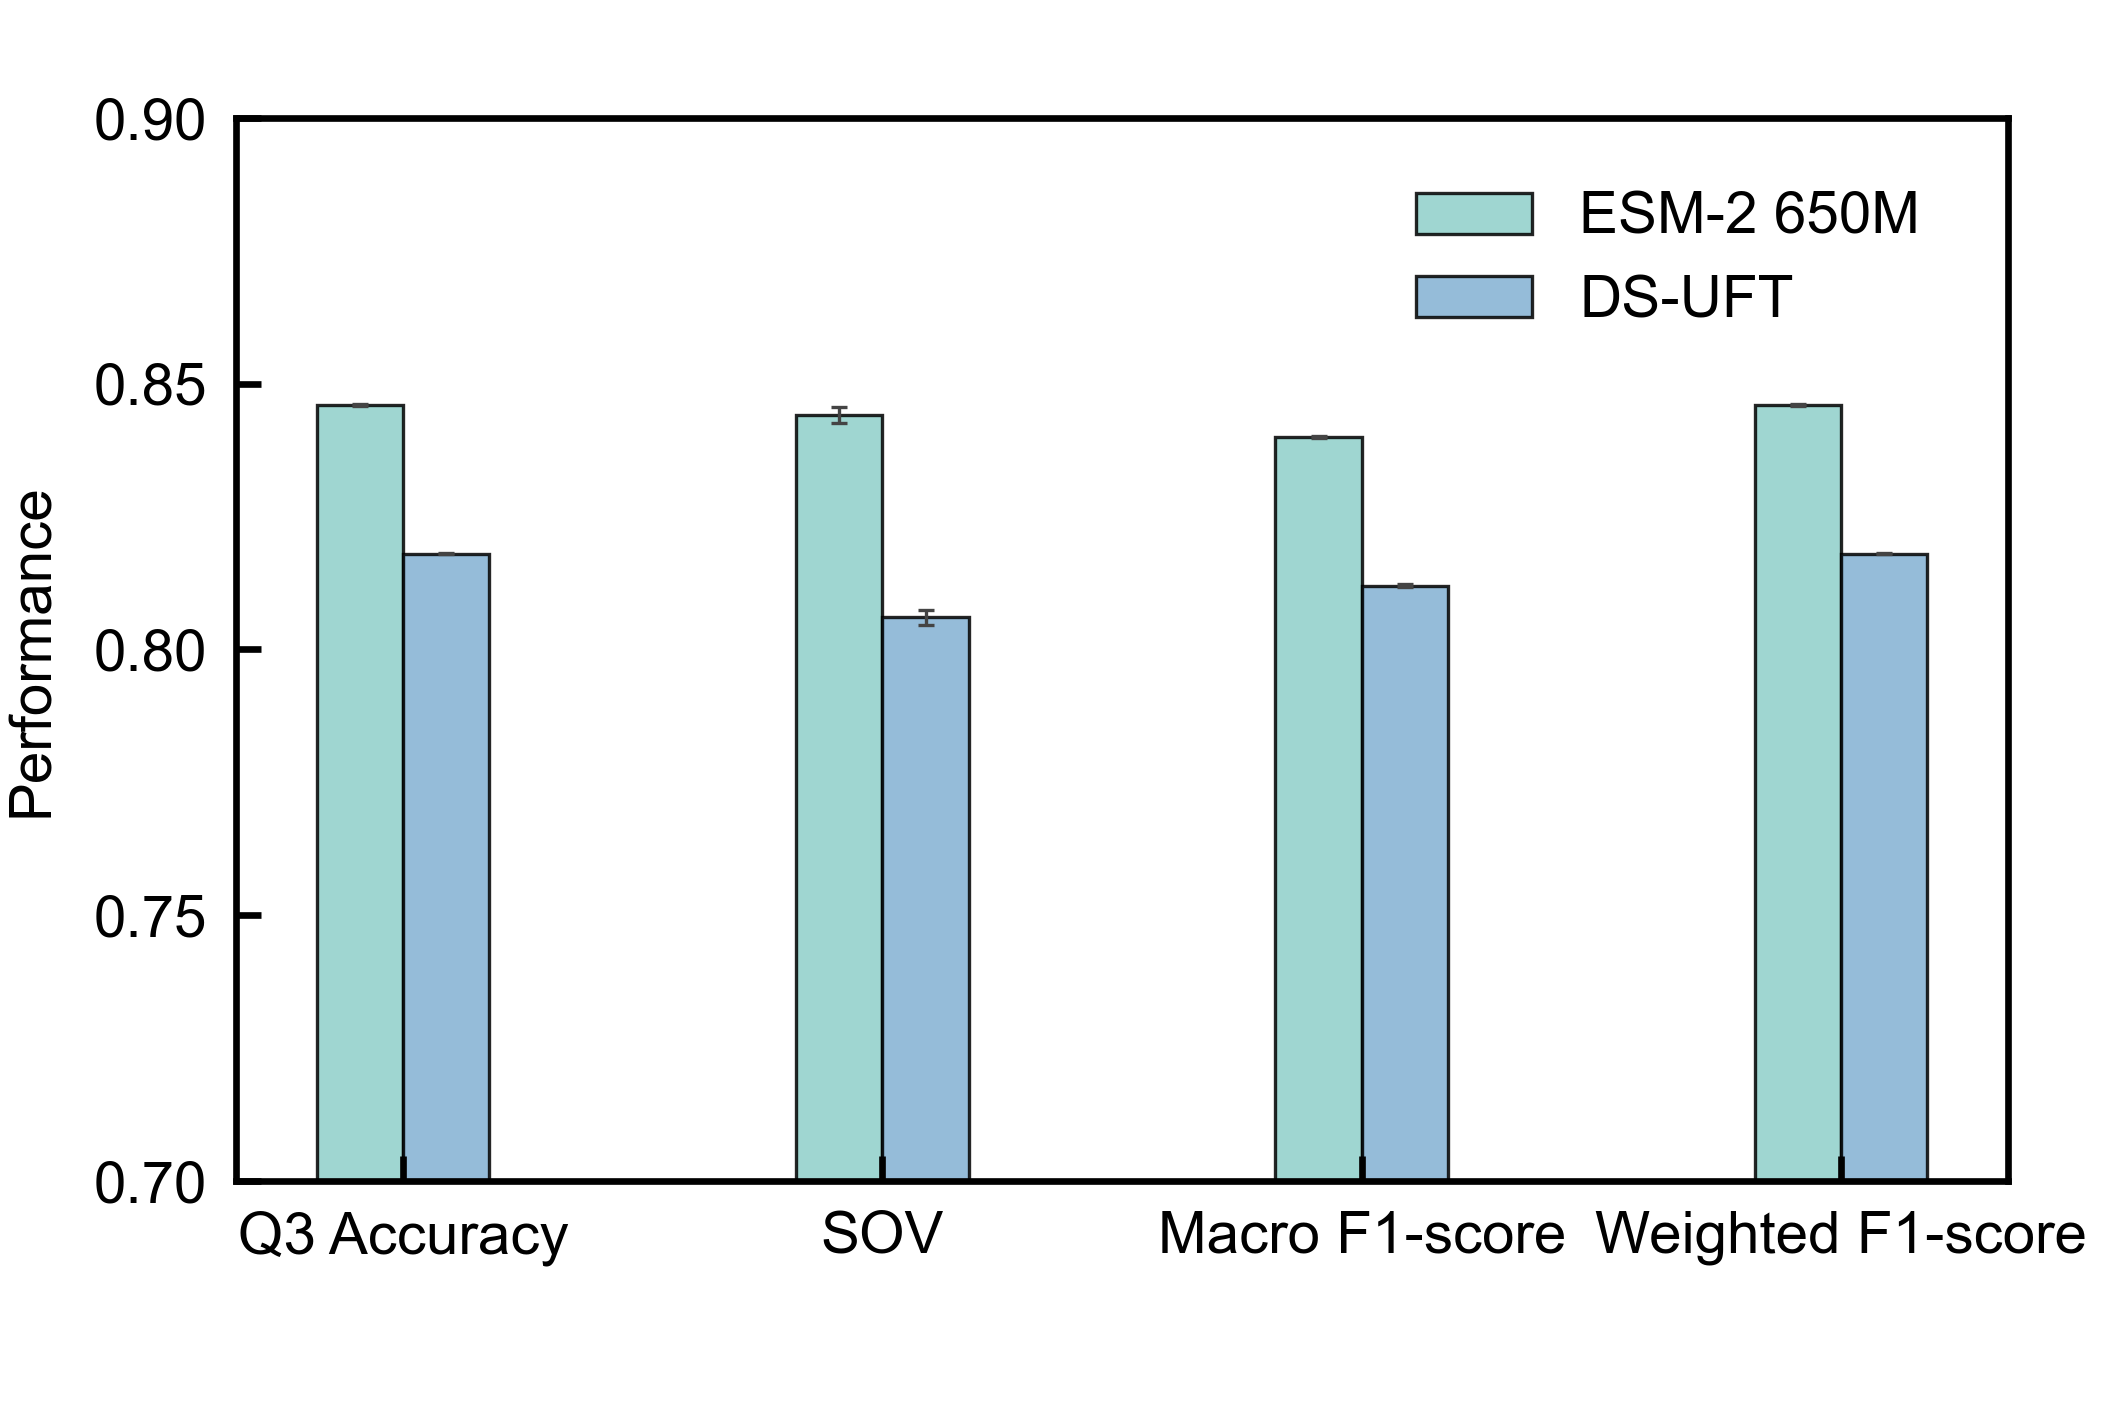

This figure's Python source:
import pandas as pd
import matplotlib.pyplot as plt
import numpy as np
from matplotlib import rcParams
import matplotlib.ticker as ticker

# ===== 统一样式配置 =====
FONT_FAMILY = 'Arial'
FONT_SIZE_TICKS_X = 7
FONT_SIZE_TICKS_Y = 7
FONT_SIZE_LABELS = 7
FONT_SIZE_TITLE = 7
FONT_SIZE_LEGEND = 6
AXIS_COLOR = 'black'
AXIS_WIDTH = 0.8  # 边框线宽
DPI = 600
CM_TO_INCH = 0.393701  # 厘米转英寸的换算系数

# ===== 固定图片和绘图框尺寸 (centimeters) =====
FIGURE_SIZE_CM = (9, 6)  # 图片大小 (width, height) in centimeters
FIGURE_SIZE = (FIGURE_SIZE_CM[0] * CM_TO_INCH, FIGURE_SIZE_CM[1] * CM_TO_INCH)  # 转换为英寸

# 固定绘图框尺寸 (centimeters)
AXIS_SIZE_CM = (7.5, 4.5)  # 绘图框的宽和高 (width, height) in centimeters
AXIS_SIZE = (AXIS_SIZE_CM[0] * CM_TO_INCH, AXIS_SIZE_CM[1] * CM_TO_INCH)  # 转换为英寸

# 固定边距 (centimeters)
MARGIN_LEFT_CM = 1.0
MARGIN_RIGHT_CM = 0.5
MARGIN_BOTTOM_CM = 1.0
MARGIN_TOP_CM = 0.5

# 转换为英寸
MARGIN_LEFT = MARGIN_LEFT_CM * CM_TO_INCH
MARGIN_RIGHT = MARGIN_RIGHT_CM * CM_TO_INCH
MARGIN_BOTTOM = MARGIN_BOTTOM_CM * CM_TO_INCH
MARGIN_TOP = MARGIN_TOP_CM * CM_TO_INCH

# 柱状图边框粗细
BAR_EDGE_WIDTH = 0.4
ERROR_BAR_LINEWIDTH = 0.4  # error bar 线粗细
ERROR_BAR_CAP_THICK = 0.4  # error bar 帽子粗细
ERROR_BAR_CAP_SIZE = 1  # error bar 帽子尺寸

# 配置PDF保存时嵌入字体, 确保所有文本颜色都是纯黑
rcParams['pdf.fonttype'] = 42
rcParams['ps.fonttype'] = 42
rcParams['text.color'] = 'black'
rcParams['axes.labelcolor'] = 'black'
rcParams['xtick.color'] = 'black'
rcParams['ytick.color'] = 'black'
rcParams['axes.edgecolor'] = 'black'

# =========================
# 1. 构建数据
# =========================
# data = {
#     "Metric": ["Q3_Accuracy", "SOV", "Macro_F1-score", "Weighted_F1-score"],
#     "ESM-2 650M All": ["0.830±0.0004","0.825±0.0006","0.828±0.0003","0.830±0.0004"],
#     "DS-UFT All": ["0.818±0.0001","0.810±0.0003","0.815±0.0001","0.818±0.0001"],
#     "ESM-2 650M Part": ["0.846±0.0002","0.844±0.0015","0.840±0.0002","0.846±0.0002"],
#     "DS-UFT Part": ["0.818±0.0001"," 0.806±0.0014","0.812±0.0002","0.818±0.0001"]
# }

data = {
    "Metric": ["Q3 Accuracy", "SOV", "Macro F1-score", "Weighted F1-score"],
    "ESM-2 650M": ["0.846±0.0002","0.844±0.0015","0.840±0.0002","0.846±0.0002"],
    "DS-UFT": ["0.818±0.0001","0.806±0.0014","0.812±0.0002","0.818±0.0001"]
}

df = pd.DataFrame(data)

# =========================
# 2. 拆分均值 ± 误差
# =========================
methods = df.columns[1:]
values, errors = {}, {}

for method in methods:
    vals, errs = [], []
    for entry in df[method]:
        mean, err = entry.split("±")
        vals.append(float(mean))
        errs.append(float(err))
    values[method] = vals
    errors[method] = errs

# =========================
# 3. 浅色 + 色盲友好配色
# =========================
colors = [
    "#8ECFC9",  # 浅青
    "#82B0D2",  # 浅蓝
    "#BEB8DC",  # 浅紫
    "#F2C99D",  # 浅橙
]

# =========================
# 4. 绘制分组柱状图
# =========================
x = np.arange(len(df["Metric"]))
bar_width = 0.18

# 使用固定绘图框尺寸创建图形
fig = plt.figure(figsize=FIGURE_SIZE)
fig_width, fig_height = FIGURE_SIZE
axis_width, axis_height = AXIS_SIZE
left = MARGIN_LEFT / fig_width
bottom = MARGIN_BOTTOM / fig_height
width = axis_width / fig_width
height = axis_height / fig_height
ax = fig.add_axes([left, bottom, width, height])

for i, method in enumerate(methods):
    ax.bar(
        x + i * bar_width,
        values[method],
        bar_width,
        yerr=errors[method],
        capsize=ERROR_BAR_CAP_SIZE,
        label=method,
        color=colors[i % len(colors)],
        edgecolor="black",
        linewidth=BAR_EDGE_WIDTH,
        alpha=0.85,
        error_kw=dict(ecolor="#444444", lw=ERROR_BAR_LINEWIDTH, capthick=ERROR_BAR_CAP_THICK)
    )

# =========================
# 5. 坐标轴 & 图例
# =========================
ax.set_xticks(x + bar_width * (len(methods) - 1) / 2)
ax.set_xticklabels(df["Metric"], ha="center", fontsize=FONT_SIZE_TICKS_X, fontname=FONT_FAMILY)
ax.set_ylabel("Performance", fontsize=FONT_SIZE_LABELS, fontname=FONT_FAMILY)
ax.set_ylim(0.7, 0.90)
ax.yaxis.set_major_locator(ticker.MultipleLocator(0.05))

ax.legend(
    loc="upper right",
    frameon=False,
    prop={'family': FONT_FAMILY, 'size': FONT_SIZE_TICKS_Y},
    bbox_to_anchor=(0.98, 0.98)
)

# 设置刻度标签字体和颜色
for label in ax.get_xticklabels():
    label.set_fontname(FONT_FAMILY)
    label.set_fontsize(FONT_SIZE_TICKS_X)
    label.set_color(AXIS_COLOR)

for label in ax.get_yticklabels():
    label.set_fontname(FONT_FAMILY)
    label.set_fontsize(FONT_SIZE_TICKS_Y)
    label.set_color(AXIS_COLOR)

# =========================
# 6. 论文风格细节
# =========================
# 设置边框
for spine in ax.spines.values():
    spine.set_visible(True)
    spine.set_edgecolor(AXIS_COLOR)
    spine.set_linewidth(AXIS_WIDTH)

ax.tick_params(axis='both', direction='in', length=3)

# 保存图片
fig.savefig("plot-SEC.svg", format='svg', dpi=DPI, transparent=True, pad_inches=0)
fig.savefig("plot-SEC.pdf", format='pdf', dpi=DPI, transparent=True, pad_inches=0)
fig.savefig("plot-SEC.png", format='png', dpi=DPI, transparent=True, pad_inches=0)
fig.savefig("plot-SEC.tiff", format='tiff', dpi=DPI, transparent=True, pad_inches=0)
plt.close()

print("图已保存:")
print("  - plot-SEC.svg")
print("  - plot-SEC.pdf")
print("  - plot-SEC.png")
print("  - plot-SEC.tiff")
